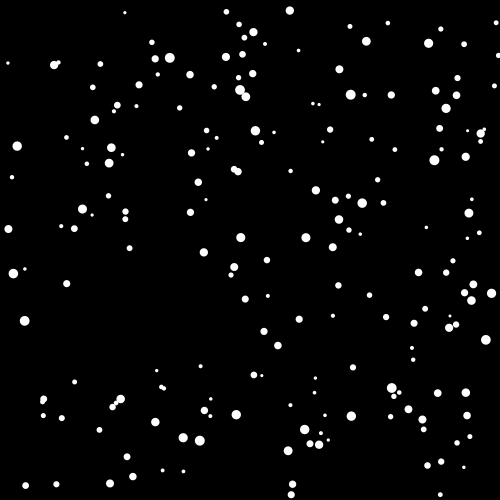
Frame 1 (no input)
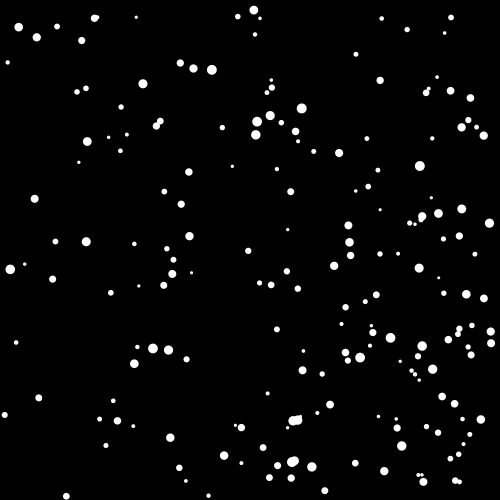
Frame 60 (the mouse pressed at the canvas centre just before this capture)
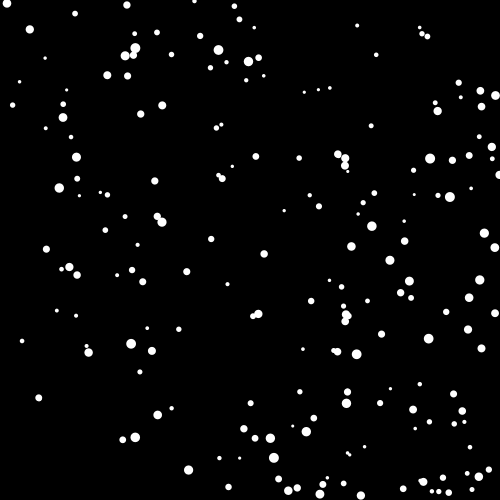
Frame 120 (the mouse held since frame 60 and released just before this capture)

The Processing sketch that drew these frames (run headless with seeded random() and noise(); from frame 60 on, the mouse is pressed at the canvas centre):

// Processing sketch: particleSeparateBound
// ── particleSeparateBound.pde
int n = 200;
Particle[] p = new Particle[n];

void setup() {
    size(500, 500);
    noStroke();
    for (int i = 0; i < p.length; i++) {
        float d = random(3.0, 10.0);
        p[i] = new Particle(
            random(d / 2, width - d / 2), 
            random(d / 2, height - d / 2), 
            d, 
            random(5.0), 
            random(5.0)
            );
    }
}

void draw() {
    background(0);
    for (int i = 0; i < p.length; i++) {
        p[i].update();
        p[i].display();
        for (int j = 0; j < p.length; j++) {
            if (i != j)
                p[i].bound(p[j].d, p[j].x, p[j].y);
        }
    }
}

// ── Particle.pde
class Particle {
    float x;
    float y;
    float d;
    float vx;
    float vy;

    Particle(float _x, float _y, float _d, float _vx, float _vy) {
        x = _x;
        y = _y;
        d = _d;
        vx = _vx;
        vy = _vy;
    }

    void display() {
        fill(255);
        ellipse(x, y, d, d);
    }
    void update() {
        x += vx;
        y += vy;
        if (x >= width - d / 2 || x <= d / 2)
            vx = -vx;
        if (y >= height - d / 2 || y <= d / 2)
            vy = -vy;
    }
    void bound(float _d, float _x, float _y) {
        if (dist(x, y, _x, _y) < d / 2 + _d / 2) {
            vx = -vx;
            vy = -vy;
        }
    }
}
